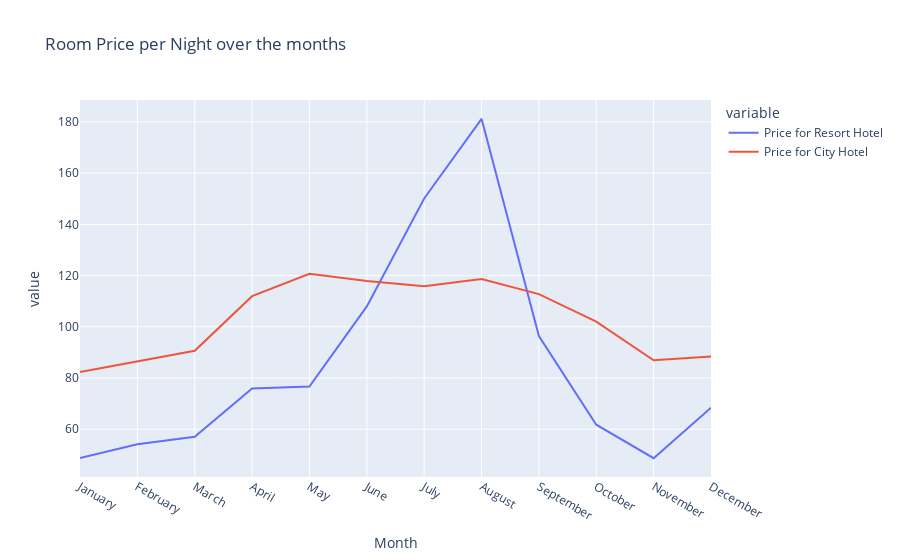

Notebook cell for this chart:
### Code cell
px.line(final,x='Month', y = ['Price for Resort Hotel', 'Price for City Hotel'], title='Room Price per Night over the months')

### Figure 1 — Plotly figure (JSON) as saved in the notebook; plotly's stock layout.template omitted (floating-point values rounded to 4 significant figures)
{"data": [{"hovertemplate": "variable=Price for Resort Hotel<br>Month=%{x}<br>value=%{y}<extra></extra>", "legendgroup": "Price for Resort Hotel", "line": {"color": "#636efa", "dash": "solid"}, "marker": {"symbol": "circle"}, "mode": "lines", "name": "Price for Resort Hotel", "orientation": "v", "showlegend": true, "type": "scatter", "x": ["January", "February", "March", "April", "May", "June", "July", "August", "September", "October", "November", "December"], "xaxis": "x", "y": [48.76, 54.15, 57.06, 75.87, 76.66, 108.0, 150.1, 181.2, 96.42, 61.78, 48.71, 68.41], "yaxis": "y"}, {"hovertemplate": "variable=Price for City Hotel<br>Month=%{x}<br>value=%{y}<extra></extra>", "legendgroup": "Price for City Hotel", "line": {"color": "#EF553B", "dash": "solid"}, "marker": {"symbol": "circle"}, "mode": "lines", "name": "Price for City Hotel", "orientation": "v", "showlegend": true, "type": "scatter", "x": ["January", "February", "March", "April", "May", "June", "July", "August", "September", "October", "November", "December"], "xaxis": "x", "y": [82.33, 86.52, 90.66, 112.0, 120.7, 117.9, 115.8, 118.7, 112.8, 102.0, 86.95, 88.4], "yaxis": "y"}], "layout": {"legend": {"title": {"text": "variable"}, "tracegroupgap": 0}, "title": {"text": "Room Price per Night over the months"}, "xaxis": {"anchor": "y", "domain": [0, 1], "title": {"text": "Month"}}, "yaxis": {"anchor": "x", "domain": [0, 1], "title": {"text": "value"}}}}
